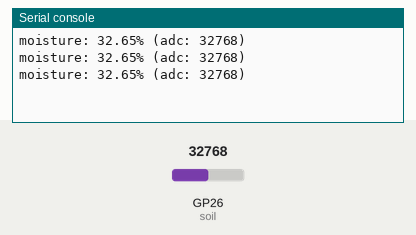
A program run on a simulated Raspberry Pi Pico running MicroPython. Parts: the last lines printed to the serial console. Inputs (shaded band) come from the test bench; at power-on: GP26 (soil) = 32768 (analog values on the 0–65535 scale).

Above: at 1.2 s.
1.3 s: GP26 (soil) set to 40984
At 1.9 s:
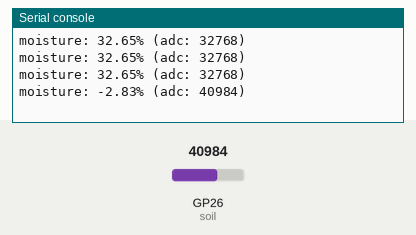
2.8 s: GP26 (soil) set to 39674
At 3.4 s:
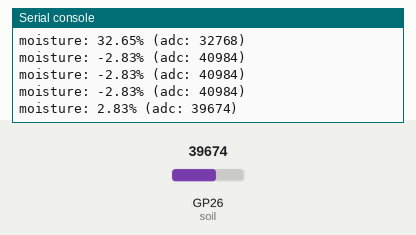
Timing chart, 0 to 5.8 s (numbered marks = the images above; inputs shaded):
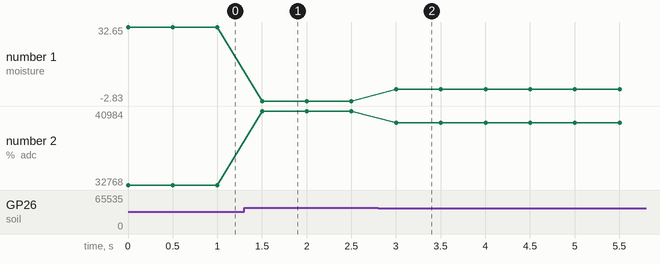

The program:

main.py
```python
from machine import ADC, Pin
import utime

soil = ADC(Pin(26))

# Calibration values
# min_moisture = 0
# max_moisture = 65535

min_moisture = 17172
max_moisture = 40329

readDelay = 0.5

while True:
    moisture = (max_moisture-soil.read_u16())*100/(max_moisture-min_moisture)
    print("moisture: " + "%.2f" % moisture +"% (adc: "+str(soil.read_u16())+")")
    utime.sleep(readDelay)
```

Measured:
- after the input at 1.3 s, the serial console: prints a new line after 0.20 s (image 1)
- after the input at 2.8 s, the serial console: prints a new line after 0.20 s (image 2)
- plotted number 1: 32.65 → -2.83 after the input at 1.3 s, -2.83 → 2.83 after the input at 2.8 s
- plotted number 2: 32768 → 40984 after the input at 1.3 s, 40984 → 39674 after the input at 2.8 s
